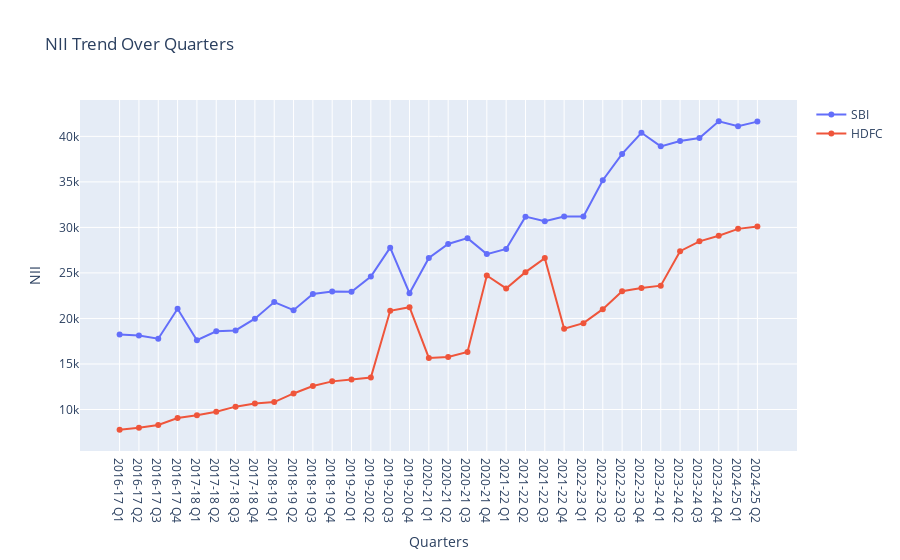

Notebook cell for this chart:
### Code cell
import plotly.graph_objects as go

fig = go.Figure()

# Add first dataset
fig.add_trace(go.Scatter(x=sbi["QUARTERS"], y=sbi["NII"], mode="lines+markers", name="SBI"))

# Add second dataset
fig.add_trace(go.Scatter(x=hdfc["QUARTERS"], y=hdfc["NII"], mode="lines+markers", name="HDFC"))

# Update layout
fig.update_layout(title="NII Trend Over Quarters", xaxis_title="Quarters", yaxis_title="NII")

fig.show()

### Figure 1 — Plotly figure (JSON) as saved in the notebook; plotly's stock layout.template omitted (floating-point values rounded to 4 significant figures)
{"data": [{"mode": "lines+markers", "name": "SBI", "type": "scatter", "x": ["2016-17 Q1", "2016-17 Q2", "2016-17 Q3", "2016-17 Q4", "2017-18 Q1", "2017-18 Q2", "2017-18 Q3", "2017-18 Q4", "2018-19 Q1", "2018-19 Q2", "2018-19 Q3", "2018-19 Q4", "2019-20 Q1", "2019-20 Q2", "2019-20 Q3", "2019-20 Q4", "2020-21 Q1", "2020-21 Q2", "2020-21 Q3", "2020-21 Q4", "2021-22 Q1", "2021-22 Q2", "2021-22 Q3", "2021-22 Q4", "2022-23 Q1", "2022-23 Q2", "2022-23 Q3", "2022-23 Q4", "2023-24 Q1", "2023-24 Q2", "2023-24 Q3", "2023-24 Q4", "2024-25 Q1", "2024-25 Q2"], "y": [18246, 18119, 17769, 21065, 17606, 18586, 18688, 19974, 21798, 20906, 22691, 22954, 22939, 24600, 27779, 22767, 26642, 28181, 28820, 27067, 27638, 31184, 30687, 31198, 31196, 35183, 38069, 40393, 38905, 39500, 39816, 41655, 41125, 41620]}, {"mode": "lines+markers", "name": "HDFC", "type": "scatter", "x": ["2016-17 Q1", "2016-17 Q2", "2016-17 Q3", "2016-17 Q4", "2017-18 Q1", "2017-18 Q2", "2017-18 Q3", "2017-18 Q4", "2018-19 Q1", "2018-19 Q2", "2018-19 Q3", "2018-19 Q4", "2019-20 Q1", "2019-20 Q2", "2019-20 Q3", "2019-20 Q4", "2020-21 Q1", "2020-21 Q2", "2020-21 Q3", "2020-21 Q4", "2021-22 Q1", "2021-22 Q2", "2021-22 Q3", "2021-22 Q4", "2022-23 Q1", "2022-23 Q2", "2022-23 Q3", "2022-23 Q4", "2023-24 Q1", "2023-24 Q2", "2023-24 Q3", "2023-24 Q4", "2024-25 Q1", "2024-25 Q2"], "y": [7781.0, 7994.0, 8309.0, 9055.0, 9371.0, 9752.0, 10310.0, 10660.0, 10810.0, 11760.0, 12580.0, 13090.0, 13290.0, 13515, 20840.0, 21240.0, 15670.0, 15780.0, 16320.0, 24710.0, 23300.0, 25090.0, 26627, 18870.0, 19480.0, 21020.0, 22990.0, 23350.0, 23600.0, 27390.0, 28470, 29080, 29840, 30110]}], "layout": {"autosize": true, "title": {"text": "NII Trend Over Quarters"}, "xaxis": {"autorange": true, "range": [-2.002, 35.0], "title": {"text": "Quarters"}, "type": "category"}, "yaxis": {"autorange": true, "range": [4735.0, 44700.0], "title": {"text": "NII"}, "type": "linear"}}}
